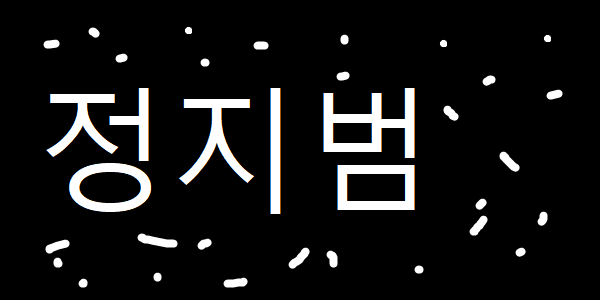
#> input picture Inflearn/Inflearn_ImageProcessing/erode.png, 600 x 300 px
$ jupyter execute '16. 이미지 변환 (열림 & 닫힘).ipynb'
#> lines starting #> are read from the running program, lines starting #| are printed output that depends on the picture
# 이미지 변환 (열림 & 닫힘)

## 열림 (Opening) : 침식 후 팽창. 깎아서 노이즈 제거 후 살 찌움
> dilate(erode(image))

[cell 1]
import cv2
import numpy as np
kernel = np.ones((3, 3), dtype=np.uint8)

img = cv2.imread('erode.png', cv2.IMREAD_GRAYSCALE)
#> img: shape (300, 600); min 0, max 255, mean 21.5

erode = cv2.erode(img, kernel, iterations=3)
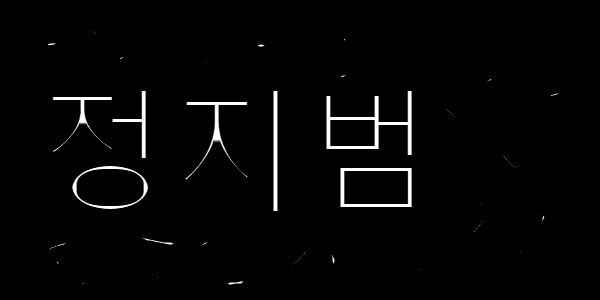
#> erode: shape (300, 600); min 0, max 255, mean 5.4
dilate = cv2.dilate(erode, kernel, iterations=3)
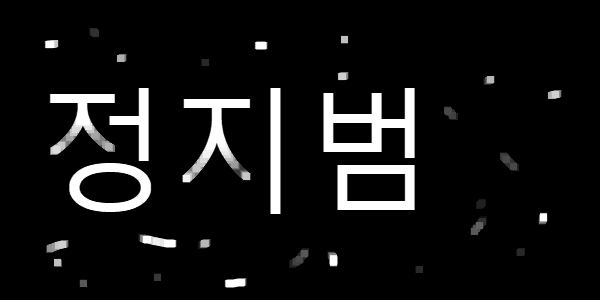
#> dilate: shape (300, 600); min 0, max 255, mean 18.7


cv2.imshow('img', img)
cv2.imshow('erode',erode)
cv2.imshow('dilate',dilate)
cv2.waitKey(0)
cv2.destroyAllWindows()

## 닫힘 (Closing) : 팽창 후 침식. 구멍을 메운 후 다시 깎음
> erode(dilate(image))

[cell 2]
import cv2
import numpy as np
kernel = np.ones((3, 3), dtype=np.uint8)

img = cv2.imread('dilate.png', cv2.IMREAD_GRAYSCALE)
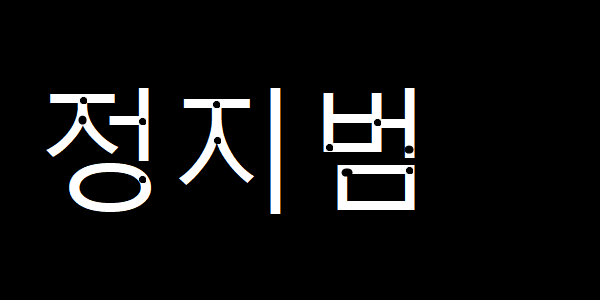
#> input picture Inflearn/Inflearn_ImageProcessing/dilate.png, 600 x 300 px
#> img: shape (300, 600); min 0, max 255, mean 16.4

dilate = cv2.dilate(img, kernel, iterations=3)
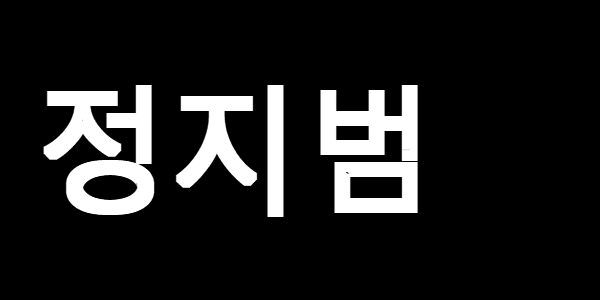
#> dilate: shape (300, 600); min 0, max 255, mean 29.5
erode = cv2.erode(dilate, kernel, iterations=3)
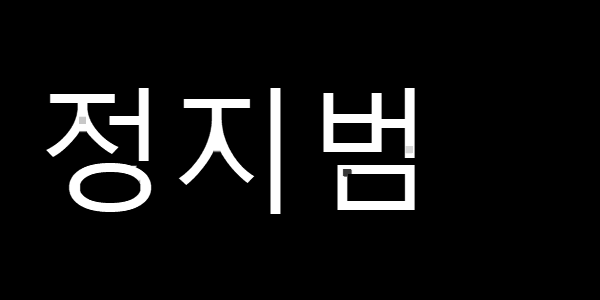
#> erode: shape (300, 600); min 0, max 255, mean 17.1


cv2.imshow('img', img)
cv2.imshow('dilate',dilate)
cv2.imshow('erode',erode)
cv2.waitKey(0)
cv2.destroyAllWindows()
